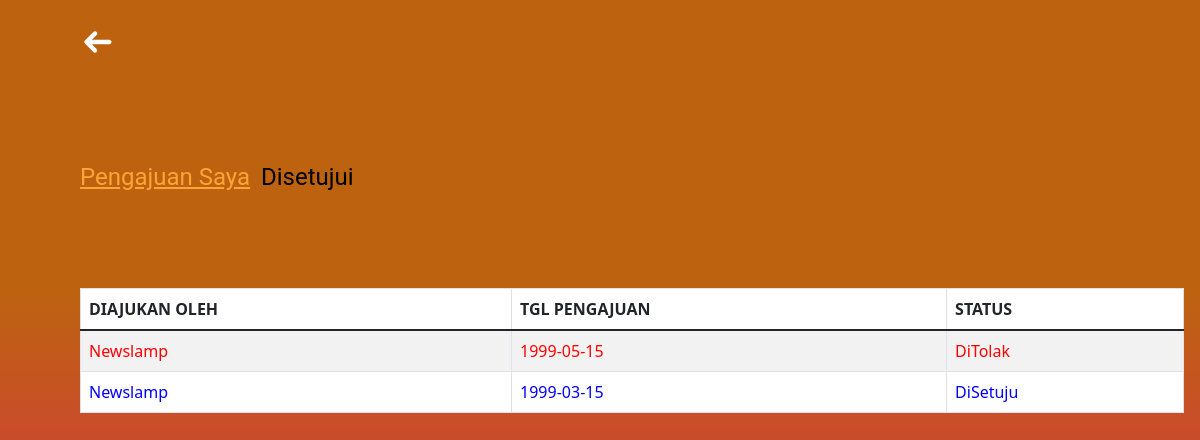
/member-page/riwayat-pengajuan.php (signed in), run on the app's committed database.
### tables this page shows
CREATE TABLE `pengajuan` (
  `id_pengajuan` varchar(255) NOT NULL,
  `id_user` varchar(255) DEFAULT NULL,
  `status` varchar(50) DEFAULT NULL,
  `tglterima` date DEFAULT NULL,
  `tglaju` date DEFAULT NULL,
  `keterangan` text DEFAULT NULL
);

CREATE TABLE `member` (
  `id_user` varchar(255) NOT NULL,
  `phone` varchar(10) DEFAULT NULL,
  `email` text DEFAULT NULL,
  `company_name` text DEFAULT NULL,
  `company_address` text DEFAULT NULL
);

### member-page/riwayat-pengajuan.php (the view, shortened to what this page needs)
<?php
include "../config/connection.php";
$id_user = $_SESSION['id_user'];
?>
<!DOCTYPE html>
<html lang="en">
<head>
    <link rel="stylesheet" href="../style/style-riwayat.css">
    <link href="https://cdn.jsdelivr.net/npm/bootstrap@5.3.0/dist/css/bootstrap.min.css" rel="stylesheet">
    <link rel="stylesheet" href="https://cdn.jsdelivr.net/npm/bootstrap@4.6.2/dist/css/bootstrap.min.css">
    <link href="https://cdn.jsdelivr.net/npm/bootstrap@5.0.2/dist/css/bootstrap.min.css" rel="stylesheet">
    <link href="https://cdn.jsdelivr.net/npm/bootstrap@5.3.0/dist/css/bootstrap.min.css" rel="stylesheet">
</head>
<body>
    <div class="navbar">
        <a href="../index.php" style="text-decoration: none; color:white">
        </a>
    </div>
    <div class="content">
        <div id="pilihan">
            <a href="riwayat-pengajuan.php" class="text-yellow" id="pengajuan">Pengajuan Saya</a>
            <a href="table_setuju.php" class="text-black" id="setuju">Disetujui</a>
        </div>
        <div class="rectangle">
            <table class="table table-striped table-bordered table-hover">
                <thead>
                    <tr>
                        <th scope="col">DIAJUKAN OLEH</th>
                        <th scope="col">TGL PENGAJUAN</th>
                        <th scope="col">STATUS</th>
                    </tr>
                </thead>
                <tbody>
                    <?php
                    $sql = "SELECT * FROM pengajuan JOIN member ON pengajuan.id_user = member.id_user WHERE pengajuan.id_user = ? ORDER BY pengajuan.tglaju DESC;";
                    if ($stmt = $conn->prepare($sql)) {
                        $stmt->bind_param("s", $id_user);
                        $stmt->execute();
                        $result = $stmt->get_result();
                        while ($user = $result->fetch_assoc()) {
                            if ($user['status'] === 'DiSetuju') {
                                $colorClass = 'class-blue';
                            } elseif ($user['status'] === 'DiTolak') {
                                $colorClass = 'class-red';
                            } else {
                                $colorClass = 'class-black';
                            }
                            echo "<tr>
                                <td><a class='table-a $colorClass' href='tambah_pengajuan2.php?id_pengajuan=$user[id_pengajuan]'>$user[company_name]</a></td>
                                <td><a class='table-a $colorClass' href='tambah_pengajuan2.php?id_pengajuan=$user[id_pengajuan]'>$user[tglaju]</a></td>
                                <td><a class='table-a $colorClass' href='tambah_pengajuan2.php?id_pengajuan=$user[id_pengajuan]'>$user[status]</a></td>
                              </tr>";
                        }
                    } else {
                        echo "Error: " . $conn->error;
                    }
                    ?>
                </tbody>
            </table>
        </div>
    </div>
</body>
</html>

### style/style-riwayat.css (style rules this page uses)
body { font-family: Arial, sans-serif; margin: 0; padding: 0; background: linear-gradient(180deg, #BD630F 35.19%, rgba(202, 27, 27, 0.85) 65.10%); background-repeat: no-repeat; height: 100%; width: 100%; min-height: 100vh; }
.navbar { margin-top: 1rem; margin-left: 5rem; }
#pilihan { display: flex; flex-direction: row; margin: 6rem 5rem; }
.text-yellow { width: 11.31225rem; color: #FFA336; font-family: Roboto; font-size: 1.5rem; font-style: normal; font-weight: 400; line-height: 1.71875rem; }
.text-black { width: 6.206rem; color: #000; font-family: Roboto; font-size: 1.5rem; font-style: normal; font-weight: 400; line-height: 1.71875rem; text-decoration: none; }
.rectangle { width: 92%; flex-shrink: 0; margin: 6rem 5rem; background: #D9D9D9; }
.class-blue { color: blue; text-decoration: none; }
.class-red { color: red; text-decoration: none; }

### data on the page
pengajuan: member.company_name "Newslamp", tglaju "1999-05-15", status "DiTolak"
pengajuan: member.company_name "Newslamp", tglaju "1999-03-15", status "DiSetuju"
